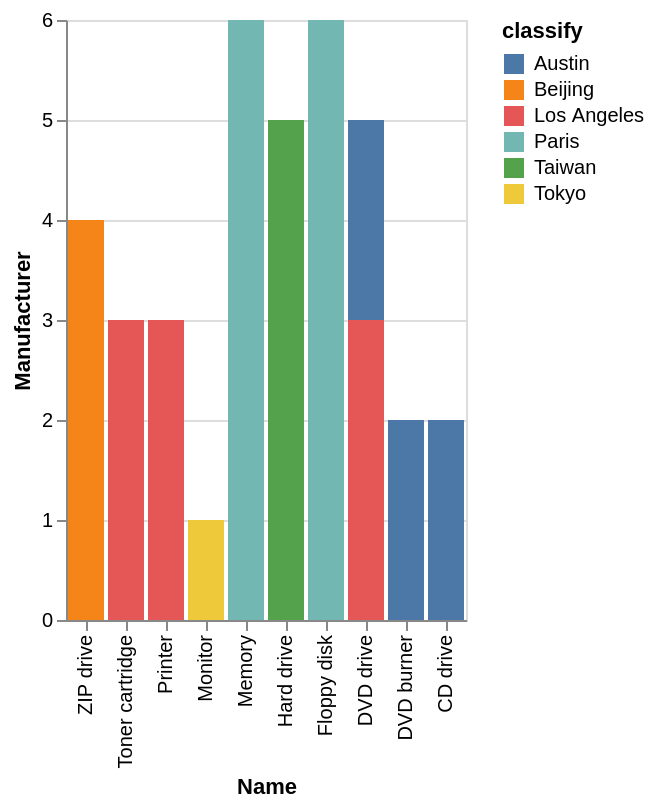

Vega-Lite specification stored for this chart:
### Vega-Lite specification from a JSON file in a GitHub repository (floating-point values rounded to 4 significant figures)
{"data": {"values": [{"x_data": "ZIP drive", "y_data": 0, "classify": "Austin"}, {"x_data": "Toner cartridge", "y_data": 0, "classify": "Austin"}, {"x_data": "Printer", "y_data": 0, "classify": "Austin"}, {"x_data": "Monitor", "y_data": 0, "classify": "Austin"}, {"x_data": "Memory", "y_data": 0, "classify": "Austin"}, {"x_data": "Hard drive", "y_data": 0, "classify": "Austin"}, {"x_data": "Floppy disk", "y_data": 0, "classify": "Austin"}, {"x_data": "DVD drive", "y_data": 2, "classify": "Austin"}, {"x_data": "DVD burner", "y_data": 2, "classify": "Austin"}, {"x_data": "CD drive", "y_data": 2, "classify": "Austin"}, {"x_data": "ZIP drive", "y_data": 4, "classify": "Beijing"}, {"x_data": "Toner cartridge", "y_data": 0, "classify": "Beijing"}, {"x_data": "Printer", "y_data": 0, "classify": "Beijing"}, {"x_data": "Monitor", "y_data": 0, "classify": "Beijing"}, {"x_data": "Memory", "y_data": 0, "classify": "Beijing"}, {"x_data": "Hard drive", "y_data": 0, "classify": "Beijing"}, {"x_data": "Floppy disk", "y_data": 0, "classify": "Beijing"}, {"x_data": "DVD drive", "y_data": 0, "classify": "Beijing"}, {"x_data": "DVD burner", "y_data": 0, "classify": "Beijing"}, {"x_data": "CD drive", "y_data": 0, "classify": "Beijing"}, {"x_data": "ZIP drive", "y_data": 0, "classify": "Los Angeles"}, {"x_data": "Toner cartridge", "y_data": 3, "classify": "Los Angeles"}, {"x_data": "Printer", "y_data": 3, "classify": "Los Angeles"}, {"x_data": "Monitor", "y_data": 0, "classify": "Los Angeles"}, {"x_data": "Memory", "y_data": 0, "classify": "Los Angeles"}, {"x_data": "Hard drive", "y_data": 0, "classify": "Los Angeles"}, {"x_data": "Floppy disk", "y_data": 0, "classify": "Los Angeles"}, {"x_data": "DVD drive", "y_data": 3, "classify": "Los Angeles"}, {"x_data": "DVD burner", "y_data": 0, "classify": "Los Angeles"}, {"x_data": "CD drive", "y_data": 0, "classify": "Los Angeles"}, {"x_data": "ZIP drive", "y_data": 0, "classify": "Paris"}, {"x_data": "Toner cartridge", "y_data": 0, "classify": "Paris"}, {"x_data": "Printer", "y_data": 0, "classify": "Paris"}, {"x_data": "Monitor", "y_data": 0, "classify": "Paris"}, {"x_data": "Memory", "y_data": 6, "classify": "Paris"}, {"x_data": "Hard drive", "y_data": 0, "classify": "Paris"}, {"x_data": "Floppy disk", "y_data": 6, "classify": "Paris"}, {"x_data": "DVD drive", "y_data": 0, "classify": "Paris"}, {"x_data": "DVD burner", "y_data": 0, "classify": "Paris"}, {"x_data": "CD drive", "y_data": 0, "classify": "Paris"}, {"x_data": "ZIP drive", "y_data": 0, "classify": "Taiwan"}, {"x_data": "Toner cartridge", "y_data": 0, "classify": "Taiwan"}, {"x_data": "Printer", "y_data": 0, "classify": "Taiwan"}, {"x_data": "Monitor", "y_data": 0, "classify": "Taiwan"}, {"x_data": "Memory", "y_data": 0, "classify": "Taiwan"}, {"x_data": "Hard drive", "y_data": 5, "classify": "Taiwan"}, {"x_data": "Floppy disk", "y_data": 0, "classify": "Taiwan"}, {"x_data": "DVD drive", "y_data": 0, "classify": "Taiwan"}, {"x_data": "DVD burner", "y_data": 0, "classify": "Taiwan"}, {"x_data": "CD drive", "y_data": 0, "classify": "Taiwan"}, {"x_data": "ZIP drive", "y_data": 0, "classify": "Tokyo"}, {"x_data": "Toner cartridge", "y_data": 0, "classify": "Tokyo"}, {"x_data": "Printer", "y_data": 0, "classify": "Tokyo"}, {"x_data": "Monitor", "y_data": 1, "classify": "Tokyo"}, {"x_data": "Memory", "y_data": 0, "classify": "Tokyo"}, {"x_data": "Hard drive", "y_data": 0, "classify": "Tokyo"}, {"x_data": "Floppy disk", "y_data": 0, "classify": "Tokyo"}, {"x_data": "DVD drive", "y_data": 0, "classify": "Tokyo"}, {"x_data": "DVD burner", "y_data": 0, "classify": "Tokyo"}, {"x_data": "CD drive", "y_data": 0, "classify": "Tokyo"}]}, "mark": "bar", "encoding": {"x": {"field": "x_data", "type": "nominal", "title": "Name", "sort": "descending"}, "y": {"field": "y_data", "type": "quantitative", "title": "Manufacturer"}, "color": {"field": "classify"}}}
